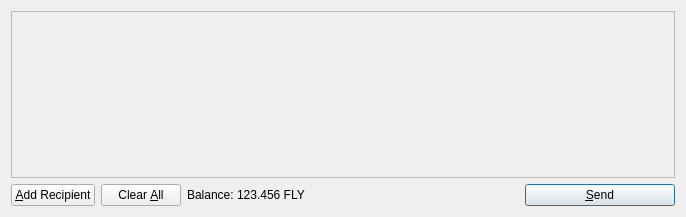
<?xml version="1.0" encoding="UTF-8"?>
<ui version="4.0">
 <class>SendCoinsDialog</class>
 <widget class="QDialog" name="SendCoinsDialog">
  <property name="geometry">
   <rect>
    <x>0</x>
    <y>0</y>
    <width>686</width>
    <height>217</height>
   </rect>
  </property>
  <property name="windowTitle">
   <string>Send Coins</string>
  </property>
  <layout class="QVBoxLayout" name="verticalLayout">
   <item>
    <widget class="QScrollArea" name="scrollArea">
     <property name="widgetResizable">
      <bool>true</bool>
     </property>
     <widget class="QWidget" name="scrollAreaWidgetContents">
      <property name="geometry">
       <rect>
        <x>0</x>
        <y>0</y>
        <width>666</width>
        <height>165</height>
       </rect>
      </property>
      <layout class="QVBoxLayout" name="verticalLayout_2">
       <property name="margin">
        <number>0</number>
       </property>
       <item>
        <layout class="QVBoxLayout" name="entries">
         <property name="spacing">
          <number>6</number>
         </property>
        </layout>
       </item>
       <item>
        <spacer name="verticalSpacer">
         <property name="orientation">
          <enum>Qt::Vertical</enum>
         </property>
         <property name="sizeHint" stdset="0">
          <size>
           <width>20</width>
           <height>40</height>
          </size>
         </property>
        </spacer>
       </item>
      </layout>
     </widget>
    </widget>
   </item>
   <item>
    <layout class="QHBoxLayout" name="horizontalLayout">
     <item>
      <widget class="QPushButton" name="addButton">
       <property name="toolTip">
        <string>Send to multiple recipients at once</string>
       </property>
       <property name="text">
        <string>&amp;Add Recipient</string>
       </property>
       <property name="icon">
        <iconset resource="../bitcoin.qrc">
         <normaloff>:/icons/add</normaloff>:/icons/add</iconset>
       </property>
       <property name="autoDefault">
        <bool>false</bool>
       </property>
      </widget>
     </item>
     <item>
      <widget class="QPushButton" name="clearButton">
       <property name="sizePolicy">
        <sizepolicy hsizetype="Minimum" vsizetype="Fixed">
         <horstretch>0</horstretch>
         <verstretch>0</verstretch>
        </sizepolicy>
       </property>
       <property name="toolTip">
        <string>Remove all transaction fields</string>
       </property>
       <property name="text">
        <string>Clear &amp;All</string>
       </property>
       <property name="icon">
        <iconset resource="../bitcoin.qrc">
         <normaloff>:/icons/remove</normaloff>:/icons/remove</iconset>
       </property>
       <property name="autoRepeatDelay">
        <number>300</number>
       </property>
       <property name="autoDefault">
        <bool>false</bool>
       </property>
      </widget>
     </item>
     <item>
      <layout class="QHBoxLayout" name="horizontalLayout_2">
       <property name="spacing">
        <number>3</number>
       </property>
       <item>
        <widget class="QLabel" name="label">
         <property name="text">
          <string>Balance:</string>
         </property>
        </widget>
       </item>
       <item>
        <widget class="QLabel" name="labelBalance">
         <property name="cursor">
          <cursorShape>IBeamCursor</cursorShape>
         </property>
         <property name="text">
          <string>123.456 FLY</string>
         </property>
         <property name="textInteractionFlags">
          <set>Qt::LinksAccessibleByMouse|Qt::TextSelectableByKeyboard|Qt::TextSelectableByMouse</set>
         </property>
        </widget>
       </item>
      </layout>
     </item>
     <item>
      <spacer name="horizontalSpacer">
       <property name="orientation">
        <enum>Qt::Horizontal</enum>
       </property>
       <property name="sizeHint" stdset="0">
        <size>
         <width>40</width>
         <height>20</height>
        </size>
       </property>
      </spacer>
     </item>
     <item>
      <widget class="QPushButton" name="sendButton">
       <property name="minimumSize">
        <size>
         <width>150</width>
         <height>0</height>
        </size>
       </property>
       <property name="toolTip">
        <string>Confirm the send action</string>
       </property>
       <property name="text">
        <string>&amp;Send</string>
       </property>
       <property name="icon">
        <iconset resource="../bitcoin.qrc">
         <normaloff>:/icons/send</normaloff>:/icons/send</iconset>
       </property>
       <property name="default">
        <bool>true</bool>
       </property>
      </widget>
     </item>
    </layout>
   </item>
  </layout>
 </widget>
 <resources>
  <include location="../bitcoin.qrc"/>
 </resources>
 <connections/>
</ui>
